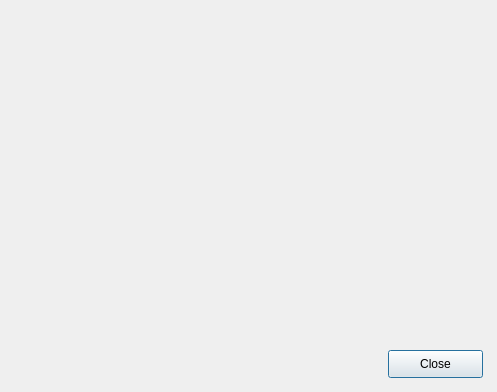
<?xml version="1.0" encoding="UTF-8"?>
<ui version="4.0">
 <class>Dialog</class>
 <widget class="QDialog" name="Dialog">
  <property name="geometry">
   <rect>
    <x>0</x>
    <y>0</y>
    <width>497</width>
    <height>392</height>
   </rect>
  </property>
  <property name="windowTitle">
   <string>MOST calculation results</string>
  </property>
  <layout class="QVBoxLayout" name="vertical_layout">
   <item alignment="Qt::AlignRight|Qt::AlignBottom">
    <widget class="QWidget" name="buttons_widget" native="true">
     <layout class="QHBoxLayout" name="buttons_layout">
      <property name="spacing">
       <number>5</number>
      </property>
      <property name="leftMargin">
       <number>3</number>
      </property>
      <property name="topMargin">
       <number>3</number>
      </property>
      <property name="rightMargin">
       <number>3</number>
      </property>
      <property name="bottomMargin">
       <number>3</number>
      </property>
      <item>
       <widget class="QPushButton" name="push_button_close">
        <property name="minimumSize">
         <size>
          <width>95</width>
          <height>28</height>
         </size>
        </property>
        <property name="maximumSize">
         <size>
          <width>95</width>
          <height>28</height>
         </size>
        </property>
        <property name="text">
         <string>Close</string>
        </property>
       </widget>
      </item>
     </layout>
    </widget>
   </item>
  </layout>
 </widget>
 <resources/>
 <connections>
  <connection>
   <sender>push_button_close</sender>
   <signal>clicked()</signal>
   <receiver>Dialog</receiver>
   <slot>close()</slot>
   <hints>
    <hint type="sourcelabel">
     <x>229</x>
     <y>190</y>
    </hint>
    <hint type="destinationlabel">
     <x>167</x>
     <y>158</y>
    </hint>
   </hints>
  </connection>
 </connections>
</ui>
